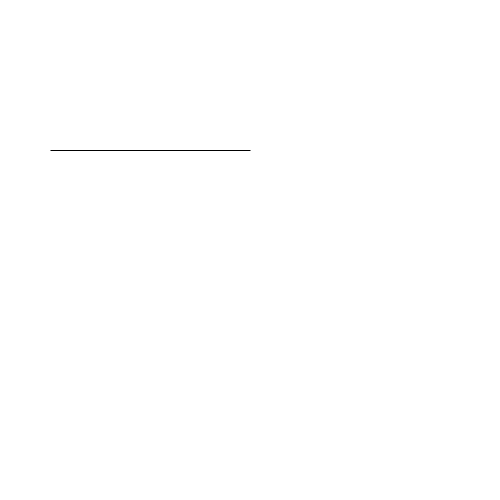
Frame 1 (no input)
Frame 60 (the mouse pressed at the canvas centre just before this capture): identical to frame 1, image omitted
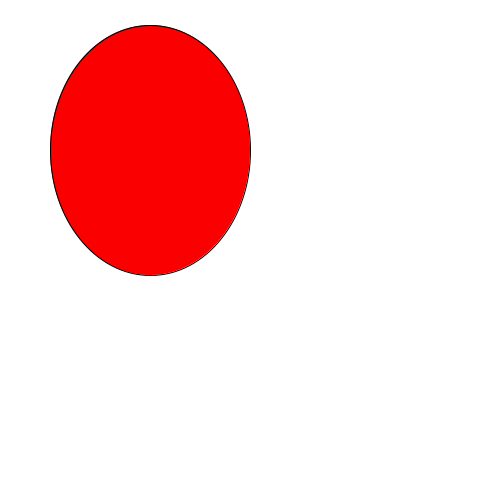
Frame 120 (the mouse held since frame 60 and released just before this capture)

The Processing sketch that drew these frames (run headless with seeded random() and noise(); from frame 60 on, the mouse is pressed at the canvas centre):

// Processing sketch: sketch_240301c
// ── sketch_240301c.pde
void setup(){
  size(500,500);
}
void draw(){
  background(255);
  stroke(0);
  fill(mouseX, 0, 0);
  ellipse(150, 150, 200, mouseY);
}
